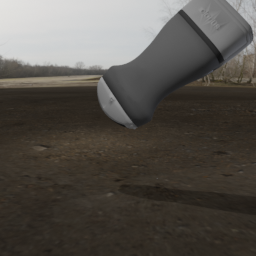
#> input picture dataset_split/rgba/test/test_00014.png, 256 x 256 px, given in place of test_00000.png, which was not available
$ python compare_rgba.py
#> lines starting #> are read from the running program, lines starting #| are printed output that depends on the picture; pictures that were not available may be replaced by others from this repository, and a replacement may not be noted
'''
Author: Ruihang Jiang
Date: 2022-12-18 23:47:39
LastEditTime: 2022-12-20 22:21:38
LastEditors: YourName
Description: Generate the comparison between the true images and the predicted images
'''

from PIL import Image
import matplotlib.pyplot as plt
import os

# Get the path configuration
image_path = './prediction'
image_pred_path = os.path.join(image_path, 'rgba')
temp_path = './dataset_split/rgba'
image_true_path = os.path.join(temp_path, 'test')
image_compare_path = os.path.join('./', 'compare_rgba')

predict_number = 100

for index in range(predict_number):

    true_file_name = 'test_' + str(index).zfill(5) + '.png'
    pred_file_name = 'bg' + str(int(index/2)).zfill(4) + '_rgba_' + str(index).zfill(5) + '.png'

    # Read the true images and the predicted images
    img1 = Image.open(os.path.join(image_true_path, true_file_name))
#> img1 is the input picture: PIL image 256x256 RGBA; mean R, G, B, A 85.5, 81.3, 75.7, 255
    img2 = Image.open(os.path.join(image_pred_path, pred_file_name))
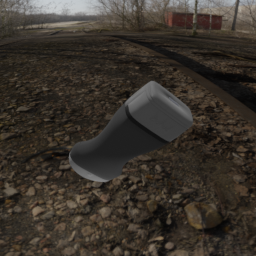
#> input picture dataset_split/rgba/test/test_00017.png, 256 x 256 px, given in place of bg0000_rgba_00000.png, which was not available
#> img2 is the input picture: PIL image 256x256 RGBA; mean R, G, B, A 57.5, 51.1, 43.9, 255
    result = Image.new(img1.mode, (280*2, 256))
#> result: PIL image 560x256 RGBA; every value is 0
    result.paste(img1, box=(0, 0))
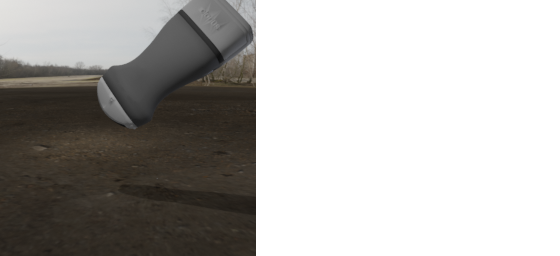
#> result: PIL image 560x256 RGBA; mean R, G, B, A 39.1, 37.2, 34.6, 116.6; transparent parts drawn white
    result.paste(img2, box=(280, 0))
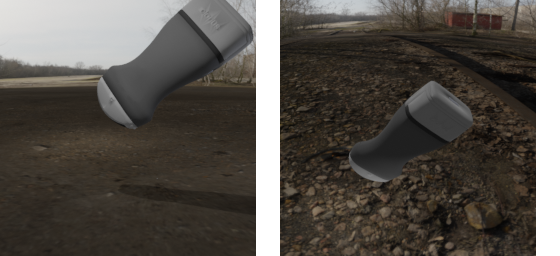
#> result: PIL image 560x256 RGBA; mean R, G, B, A 65.4, 60.5, 54.7, 233.1; transparent parts drawn white

    if index % 9 == 0:
        result_combine = Image.new(img1.mode, (280*2*3, 280*3))
#> result_combine: PIL image 1680x840 RGBA; every value is 0
    result_combine.paste(img1, box=((index%3)*560, int((index%9/3))*280))
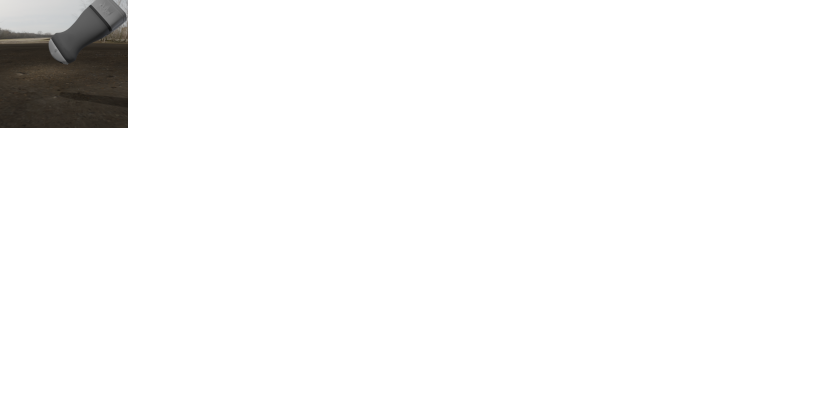
#> result_combine: PIL image 1680x840 RGBA (shown at 1/2 size); mean R, G, B, A 4, 3.8, 3.5, 11.8; transparent parts drawn white
    result_combine.paste(img2, box=((index%3)*560+280, int((index%9)/3)*280))
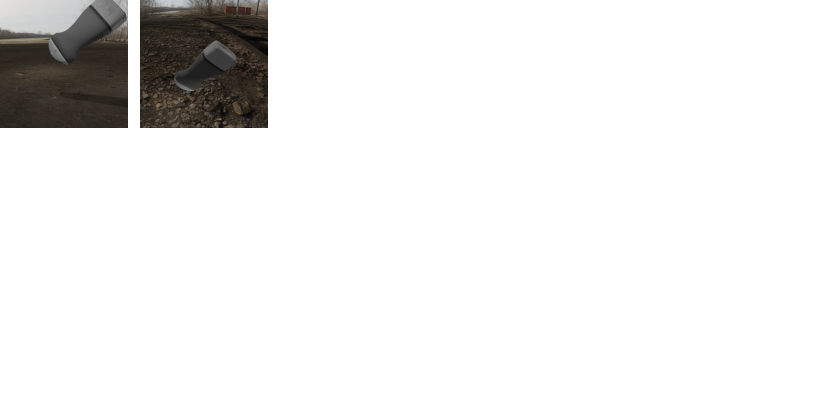
#> result_combine: PIL image 1680x840 RGBA (shown at 1/2 size); mean R, G, B, A 6.6, 6.1, 5.6, 23.7; transparent parts drawn white
#> (the run stopped early here; a loop or call above may not have finished)
